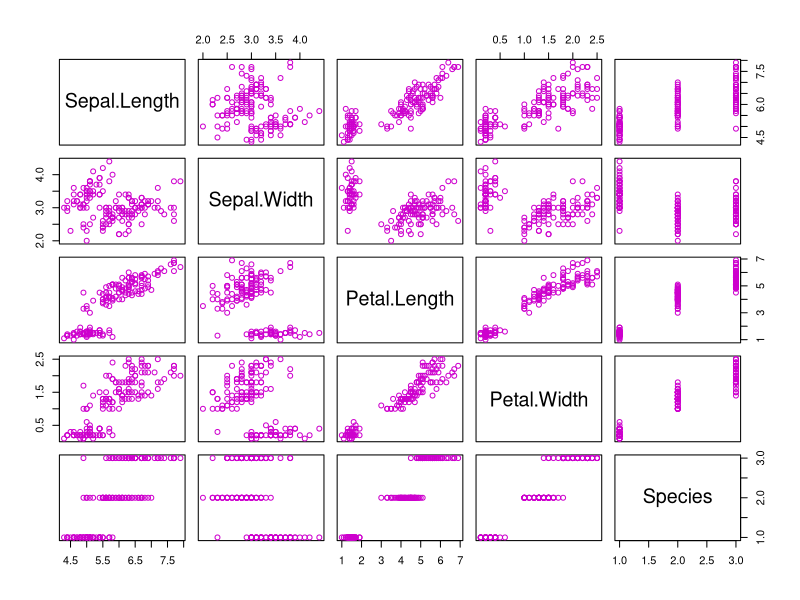
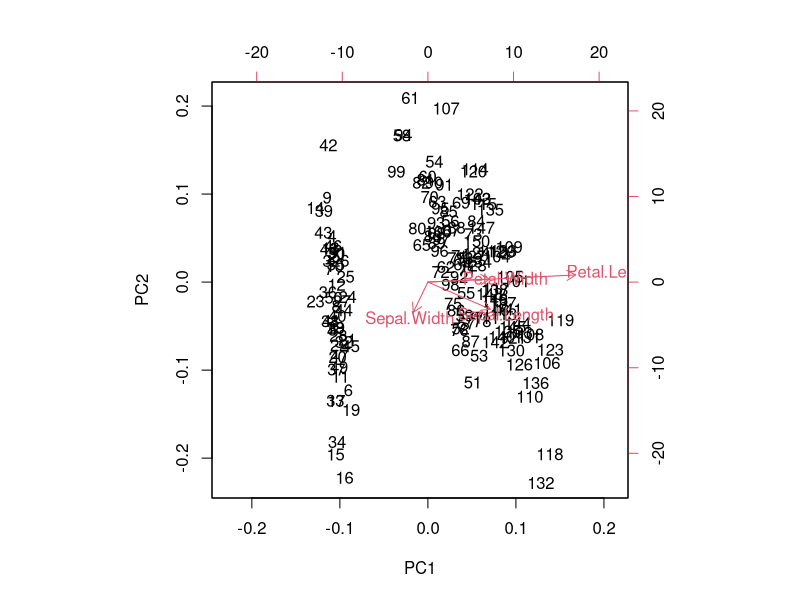

The R script that drew these images, in order:
data(iris)
View(iris)
library(corrplot)
# doing some analysis on the iris dataset

summary(iris)
scale(iris[1:4])
plot(iris, col = 'magenta3')

# performing pca on the dataset (not going to split into testing or training)

pc <- prcomp(iris[1:4])
summary(pc)

biplot(pc)

colnames(iris)
